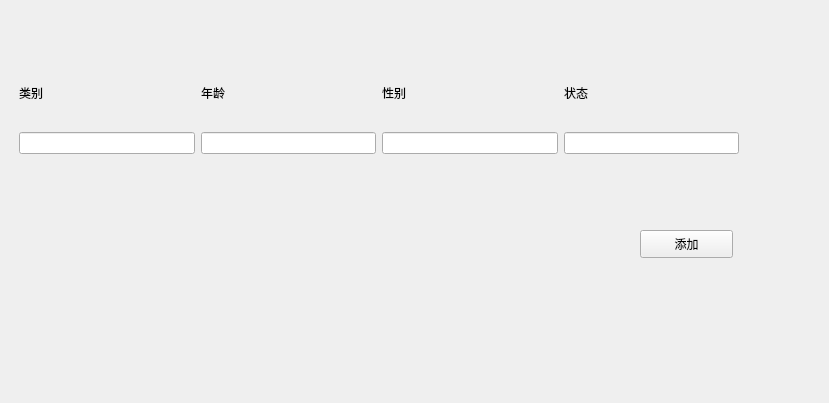
<?xml version="1.0" encoding="UTF-8"?>
<ui version="4.0">
 <class>add</class>
 <widget class="QWidget" name="add">
  <property name="geometry">
   <rect>
    <x>0</x>
    <y>0</y>
    <width>829</width>
    <height>403</height>
   </rect>
  </property>
  <property name="windowTitle">
   <string>新增页面</string>
  </property>
  <widget class="QPushButton" name="addButton">
   <property name="geometry">
    <rect>
     <x>640</x>
     <y>230</y>
     <width>93</width>
     <height>28</height>
    </rect>
   </property>
   <property name="text">
    <string>添加</string>
   </property>
  </widget>
  <widget class="QWidget" name="widget_3" native="true">
   <property name="geometry">
    <rect>
     <x>10</x>
     <y>70</y>
     <width>738</width>
     <height>96</height>
    </rect>
   </property>
   <layout class="QVBoxLayout" name="verticalLayout">
    <item>
     <widget class="QWidget" name="widget_2" native="true">
      <layout class="QHBoxLayout" name="horizontalLayout_2">
       <item>
        <widget class="QLabel" name="label">
         <property name="text">
          <string>类别</string>
         </property>
        </widget>
       </item>
       <item>
        <widget class="QLabel" name="label_2">
         <property name="text">
          <string>年龄</string>
         </property>
        </widget>
       </item>
       <item>
        <widget class="QLabel" name="label_3">
         <property name="text">
          <string>性别</string>
         </property>
        </widget>
       </item>
       <item>
        <widget class="QLabel" name="label_4">
         <property name="text">
          <string>状态</string>
         </property>
        </widget>
       </item>
      </layout>
     </widget>
    </item>
    <item>
     <widget class="QWidget" name="widget" native="true">
      <layout class="QHBoxLayout" name="horizontalLayout">
       <item>
        <widget class="QLineEdit" name="lineEdit"/>
       </item>
       <item>
        <widget class="QLineEdit" name="lineEdit_2"/>
       </item>
       <item>
        <widget class="QLineEdit" name="lineEdit_3"/>
       </item>
       <item>
        <widget class="QLineEdit" name="lineEdit_4"/>
       </item>
      </layout>
     </widget>
    </item>
   </layout>
  </widget>
 </widget>
 <resources/>
 <connections/>
</ui>
